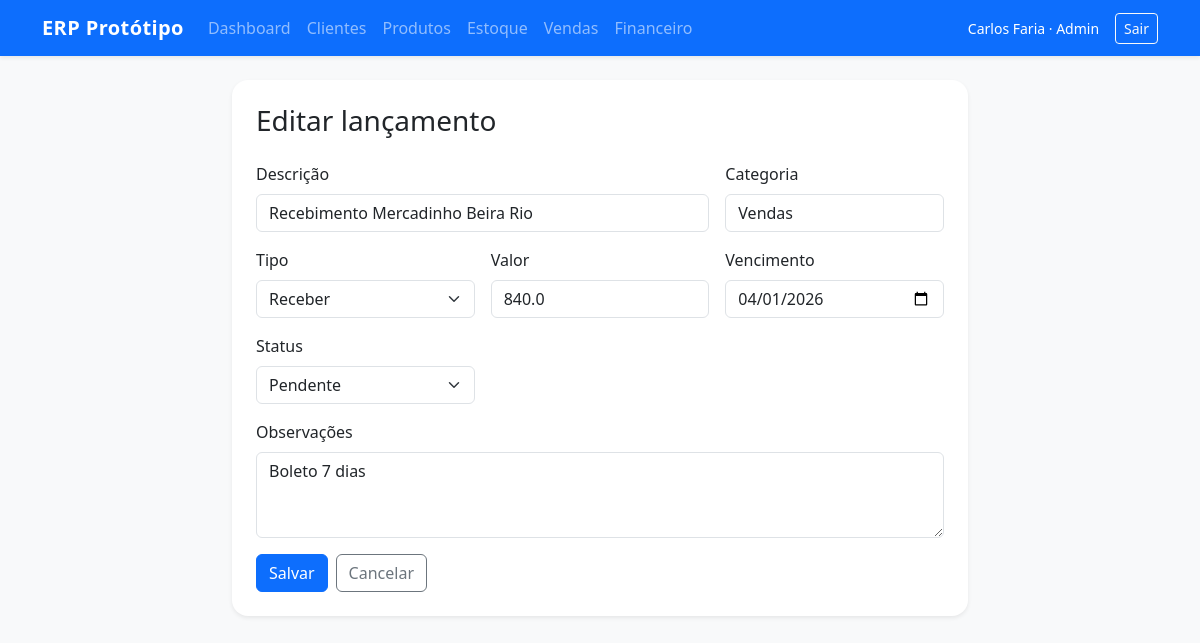
Page /financeiro/1/editar (signed in) on the committed database.
### tables this page shows
CREATE TABLE users (
    id INTEGER PRIMARY KEY AUTOINCREMENT,
    username TEXT UNIQUE NOT NULL,
    password_hash TEXT NOT NULL,
    full_name TEXT NOT NULL,
    role TEXT NOT NULL
);

CREATE TABLE financial_entries (
    id INTEGER PRIMARY KEY AUTOINCREMENT,
    description TEXT NOT NULL,
    entry_type TEXT NOT NULL,
    amount REAL NOT NULL,
    due_date TEXT NOT NULL,
    status TEXT NOT NULL,
    category TEXT,
    related_sale_id INTEGER,
    notes TEXT,
    FOREIGN KEY(related_sale_id) REFERENCES sales(id) ON DELETE SET NULL
);

### app.py (the view, shortened to what this page needs)
@app.route("/financeiro/<int:entry_id>/editar", methods=["GET", "POST"])
@login_required
def finance_edit(entry_id: int):
    db = get_db()
    entry = db.execute("SELECT * FROM financial_entries WHERE id = ?", (entry_id,)).fetchone()
    if entry is None:
        flash("Lançamento não encontrado.", "danger")
        return redirect(url_for("finance_list"))
    return render_template("finance/form.html", entry=entry)

### app.py (called while the page is built)
def get_db() -> sqlite3.Connection:
    if "db" not in g:
        g.db = sqlite3.connect(app.config["DATABASE"])
        g.db.row_factory = sqlite3.Row
        g.db.execute("PRAGMA foreign_keys = ON")
    return g.db

def login_required(view):
    @wraps(view)
    def wrapped_view(**kwargs):
        if session.get("user_id") is None:
            return redirect(url_for("login"))
        return view(**kwargs)
    return wrapped_view

@app.before_request
def load_logged_user() -> None:
    g.user = None
    user_id = session.get("user_id")
    if user_id is not None:
        g.user = get_db().execute(
            "SELECT id, username, full_name, role FROM users WHERE id = ?",
            (user_id,),
        ).fetchone()

### templates/finance/form.html (shortened to what this page needs)
{% extends "base.html" %}
{% block content %}
<div class="row justify-content-center">
  <div class="col-lg-8">
    <div class="card border-0 shadow-sm">
      <div class="card-body p-4">
        <h1 class="h3 mb-4">{{ 'Editar lançamento' if entry else 'Novo lançamento' }}</h1>
        <form method="post" class="row g-3">
          <div class="col-md-8">
            <label class="form-label">Descrição</label>
            <input class="form-control" name="description" value="{{ entry.description if entry else '' }}" required>
          </div>
          <div class="col-md-4">
            <label class="form-label">Categoria</label>
            <input class="form-control" name="category" value="{{ entry.category if entry else '' }}">
          </div>
          <div class="col-md-4">
            <label class="form-label">Tipo</label>
            <select class="form-select" name="entry_type">
              <option value="receber" {% if entry and entry.entry_type == 'receber' %}selected{% endif %}>Receber</option>
            </select>
          </div>
          <div class="col-md-4">
            <label class="form-label">Valor</label>
            <input class="form-control" type="number" step="0.01" min="0" name="amount" value="{{ entry.amount if entry else '' }}" required>
          </div>
          <div class="col-md-4">
            <label class="form-label">Vencimento</label>
            <input class="form-control" type="date" name="due_date" value="{{ entry.due_date if entry else '' }}" required>
          </div>
          <div class="col-md-4">
            <label class="form-label">Status</label>
            <select class="form-select" name="status">
              <option value="pendente" {% if entry and entry.status == 'pendente' %}selected{% endif %}>Pendente</option>
            </select>
          </div>
          <div class="col-12">
            <label class="form-label">Observações</label>
            <textarea class="form-control" rows="3" name="notes">{{ entry.notes if entry else '' }}</textarea>
          </div>
          <div class="col-12 d-flex gap-2">
            <button class="btn btn-primary">Salvar</button>
            <a href="{{ url_for('finance_list') }}" class="btn btn-outline-secondary">Cancelar</a>
          </div>
        </form>
      </div>
    </div>
  </div>
</div>
{% endblock %}

### templates/base.html (shortened to what this page needs)
<!doctype html>
<html lang="pt-BR">
<head>
  <link href="https://cdn.jsdelivr.net/npm/bootstrap@5.3.3/dist/css/bootstrap.min.css" rel="stylesheet">
  <link rel="stylesheet" href="{{ url_for('static', filename='style.css') }}">
</head>
<body class="bg-light">
  {% if g.user %}
  <nav class="navbar navbar-expand-lg navbar-dark bg-primary shadow-sm">
    <div class="container">
      <a class="navbar-brand fw-semibold" href="{{ url_for('dashboard') }}">ERP Protótipo</a>
      <div class="collapse navbar-collapse" id="navbarMain">
        <ul class="navbar-nav me-auto mb-2 mb-lg-0">
          <li class="nav-item"><a class="nav-link" href="{{ url_for('dashboard') }}">Dashboard</a></li>
          <li class="nav-item"><a class="nav-link" href="{{ url_for('clients_list') }}">Clientes</a></li>
          <li class="nav-item"><a class="nav-link" href="{{ url_for('products_list') }}">Produtos</a></li>
          <li class="nav-item"><a class="nav-link" href="{{ url_for('stock_list') }}">Estoque</a></li>
          <li class="nav-item"><a class="nav-link" href="{{ url_for('sales_list') }}">Vendas</a></li>
          <li class="nav-item"><a class="nav-link" href="{{ url_for('finance_list') }}">Financeiro</a></li>
        </ul>
        <div class="d-flex align-items-center gap-3 text-white">
          <span class="small">{{ g.user["full_name"] }} · {{ g.user["role"]|capitalize }}</span>
          <a class="btn btn-sm btn-outline-light" href="{{ url_for('logout') }}">Sair</a>
        </div>
      </div>
    </div>
  </nav>
  {% endif %}
  <main class="py-4">
    <div class="container">
      {% block content %}{% endblock %}
    </div>
  </main>
</body>
</html>

### static/style.css (style rules this page uses)
body { min-height: 100vh; }
.card { border-radius: 1rem; }
.navbar-brand { letter-spacing: 0.02em; }

### rows in the picture
users: user.full_name "Carlos Faria", user.role "Admin"
financial_entries: description "Recebimento Mercadinho Beira Rio", category "Vendas", entry_type "Receber", amount "840.0", due_date "04/01/2026", status "Pendente", notes "Boleto 7 dias"

### other values in the picture
{{ 'Editar lançamento' if entry else 'Novo lançamento' }} "Editar lançamento"
